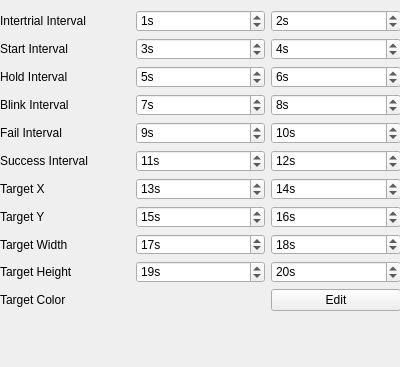
<?xml version="1.0" encoding="UTF-8"?>
<ui version="4.0">
 <class>Form</class>
 <widget class="QWidget" name="Form">
  <property name="geometry">
   <rect>
    <x>0</x>
    <y>0</y>
    <width>400</width>
    <height>367</height>
   </rect>
  </property>
  <property name="windowTitle">
   <string>Form</string>
  </property>
  <widget class="QWidget" name="gridLayoutWidget">
   <property name="geometry">
    <rect>
     <x>0</x>
     <y>10</y>
     <width>401</width>
     <height>301</height>
    </rect>
   </property>
   <layout class="QGridLayout" name="gridLayout">
    <item row="0" column="1">
     <widget class="QLabel" name="label">
      <property name="text">
       <string>Intertrial Interval</string>
      </property>
     </widget>
    </item>
    <item row="6" column="2">
     <widget class="QSpinBox" name="fail_timeout_min">
      <property name="suffix">
       <string>s</string>
      </property>
      <property name="maximum">
       <number>1000000</number>
      </property>
      <property name="value">
       <number>9</number>
      </property>
     </widget>
    </item>
    <item row="8" column="4">
     <widget class="QSpinBox" name="target_x_max">
      <property name="suffix">
       <string>s</string>
      </property>
      <property name="maximum">
       <number>1000000</number>
      </property>
      <property name="value">
       <number>14</number>
      </property>
     </widget>
    </item>
    <item row="13" column="4">
     <widget class="QSpinBox" name="target_height_max">
      <property name="suffix">
       <string>s</string>
      </property>
      <property name="maximum">
       <number>1000000</number>
      </property>
      <property name="value">
       <number>20</number>
      </property>
     </widget>
    </item>
    <item row="1" column="4">
     <widget class="QSpinBox" name="start_timeout_max">
      <property name="suffix">
       <string>s</string>
      </property>
      <property name="maximum">
       <number>1000000</number>
      </property>
      <property name="value">
       <number>4</number>
      </property>
     </widget>
    </item>
    <item row="6" column="1">
     <widget class="QLabel" name="label_5">
      <property name="text">
       <string>Fail Interval</string>
      </property>
     </widget>
    </item>
    <item row="4" column="1">
     <widget class="QLabel" name="label_3">
      <property name="text">
       <string>Hold Interval</string>
      </property>
     </widget>
    </item>
    <item row="4" column="2">
     <widget class="QSpinBox" name="hold_timeout_min">
      <property name="suffix">
       <string>s</string>
      </property>
      <property name="maximum">
       <number>1000000</number>
      </property>
      <property name="value">
       <number>5</number>
      </property>
     </widget>
    </item>
    <item row="0" column="2">
     <widget class="QSpinBox" name="intertrial_timeout_min">
      <property name="suffix">
       <string>s</string>
      </property>
      <property name="maximum">
       <number>1000000</number>
      </property>
      <property name="value">
       <number>1</number>
      </property>
     </widget>
    </item>
    <item row="9" column="1">
     <widget class="QLabel" name="label_8">
      <property name="text">
       <string>Target Y</string>
      </property>
     </widget>
    </item>
    <item row="5" column="1">
     <widget class="QLabel" name="label_4">
      <property name="text">
       <string>Blink Interval</string>
      </property>
     </widget>
    </item>
    <item row="7" column="2">
     <widget class="QSpinBox" name="success_timeout_min">
      <property name="suffix">
       <string>s</string>
      </property>
      <property name="maximum">
       <number>1000000</number>
      </property>
      <property name="value">
       <number>11</number>
      </property>
     </widget>
    </item>
    <item row="5" column="2">
     <widget class="QSpinBox" name="blink_timeout_min">
      <property name="suffix">
       <string>s</string>
      </property>
      <property name="maximum">
       <number>1000000</number>
      </property>
      <property name="value">
       <number>7</number>
      </property>
     </widget>
    </item>
    <item row="7" column="4">
     <widget class="QSpinBox" name="success_timeout_max">
      <property name="suffix">
       <string>s</string>
      </property>
      <property name="maximum">
       <number>1000000</number>
      </property>
      <property name="value">
       <number>12</number>
      </property>
     </widget>
    </item>
    <item row="4" column="4">
     <widget class="QSpinBox" name="hold_timeout_max">
      <property name="suffix">
       <string>s</string>
      </property>
      <property name="maximum">
       <number>1000000</number>
      </property>
      <property name="value">
       <number>6</number>
      </property>
     </widget>
    </item>
    <item row="13" column="2">
     <widget class="QSpinBox" name="target_height_min">
      <property name="suffix">
       <string>s</string>
      </property>
      <property name="maximum">
       <number>1000000</number>
      </property>
      <property name="value">
       <number>19</number>
      </property>
     </widget>
    </item>
    <item row="0" column="4">
     <widget class="QSpinBox" name="intertrial_timeout_max">
      <property name="suffix">
       <string>s</string>
      </property>
      <property name="maximum">
       <number>1000000</number>
      </property>
      <property name="value">
       <number>2</number>
      </property>
     </widget>
    </item>
    <item row="1" column="1">
     <widget class="QLabel" name="label_2">
      <property name="text">
       <string>Start Interval</string>
      </property>
     </widget>
    </item>
    <item row="9" column="4">
     <widget class="QSpinBox" name="target_y_max">
      <property name="suffix">
       <string>s</string>
      </property>
      <property name="maximum">
       <number>1000000</number>
      </property>
      <property name="value">
       <number>16</number>
      </property>
     </widget>
    </item>
    <item row="10" column="4">
     <widget class="QSpinBox" name="target_width_max">
      <property name="suffix">
       <string>s</string>
      </property>
      <property name="maximum">
       <number>1000000</number>
      </property>
      <property name="value">
       <number>18</number>
      </property>
     </widget>
    </item>
    <item row="1" column="2">
     <widget class="QSpinBox" name="start_timeout_min">
      <property name="suffix">
       <string>s</string>
      </property>
      <property name="maximum">
       <number>1000000</number>
      </property>
      <property name="value">
       <number>3</number>
      </property>
     </widget>
    </item>
    <item row="5" column="4">
     <widget class="QSpinBox" name="blink_timeout_max">
      <property name="suffix">
       <string>s</string>
      </property>
      <property name="maximum">
       <number>1000000</number>
      </property>
      <property name="value">
       <number>8</number>
      </property>
     </widget>
    </item>
    <item row="7" column="1">
     <widget class="QLabel" name="label_6">
      <property name="text">
       <string>Success Interval</string>
      </property>
     </widget>
    </item>
    <item row="8" column="1">
     <widget class="QLabel" name="label_7">
      <property name="text">
       <string>Target X</string>
      </property>
     </widget>
    </item>
    <item row="8" column="2">
     <widget class="QSpinBox" name="target_x_min">
      <property name="suffix">
       <string>s</string>
      </property>
      <property name="maximum">
       <number>1000000</number>
      </property>
      <property name="value">
       <number>13</number>
      </property>
     </widget>
    </item>
    <item row="10" column="2">
     <widget class="QSpinBox" name="target_width_min">
      <property name="suffix">
       <string>s</string>
      </property>
      <property name="maximum">
       <number>1000000</number>
      </property>
      <property name="value">
       <number>17</number>
      </property>
     </widget>
    </item>
    <item row="13" column="1">
     <widget class="QLabel" name="label_10">
      <property name="text">
       <string>Target Height</string>
      </property>
     </widget>
    </item>
    <item row="10" column="1">
     <widget class="QLabel" name="label_9">
      <property name="text">
       <string>Target Width</string>
      </property>
     </widget>
    </item>
    <item row="6" column="4">
     <widget class="QSpinBox" name="fail_timeout_max">
      <property name="suffix">
       <string>s</string>
      </property>
      <property name="maximum">
       <number>1000000</number>
      </property>
      <property name="value">
       <number>10</number>
      </property>
     </widget>
    </item>
    <item row="9" column="2">
     <widget class="QSpinBox" name="target_y_min">
      <property name="suffix">
       <string>s</string>
      </property>
      <property name="maximum">
       <number>1000000</number>
      </property>
      <property name="value">
       <number>15</number>
      </property>
     </widget>
    </item>
    <item row="14" column="1">
     <widget class="QLabel" name="label_11">
      <property name="text">
       <string>Target Color</string>
      </property>
     </widget>
    </item>
    <item row="14" column="2">
     <widget class="ColorWidget" name="target_color_widget" native="true"/>
    </item>
    <item row="14" column="4">
     <widget class="QPushButton" name="target_color_button">
      <property name="text">
       <string>Edit</string>
      </property>
     </widget>
    </item>
   </layout>
  </widget>
 </widget>
 <customwidgets>
  <customwidget>
   <class>ColorWidget</class>
   <extends>QWidget</extends>
   <header>bmbi.task_controller.widgets</header>
   <container>1</container>
  </customwidget>
 </customwidgets>
 <resources/>
 <connections/>
</ui>
